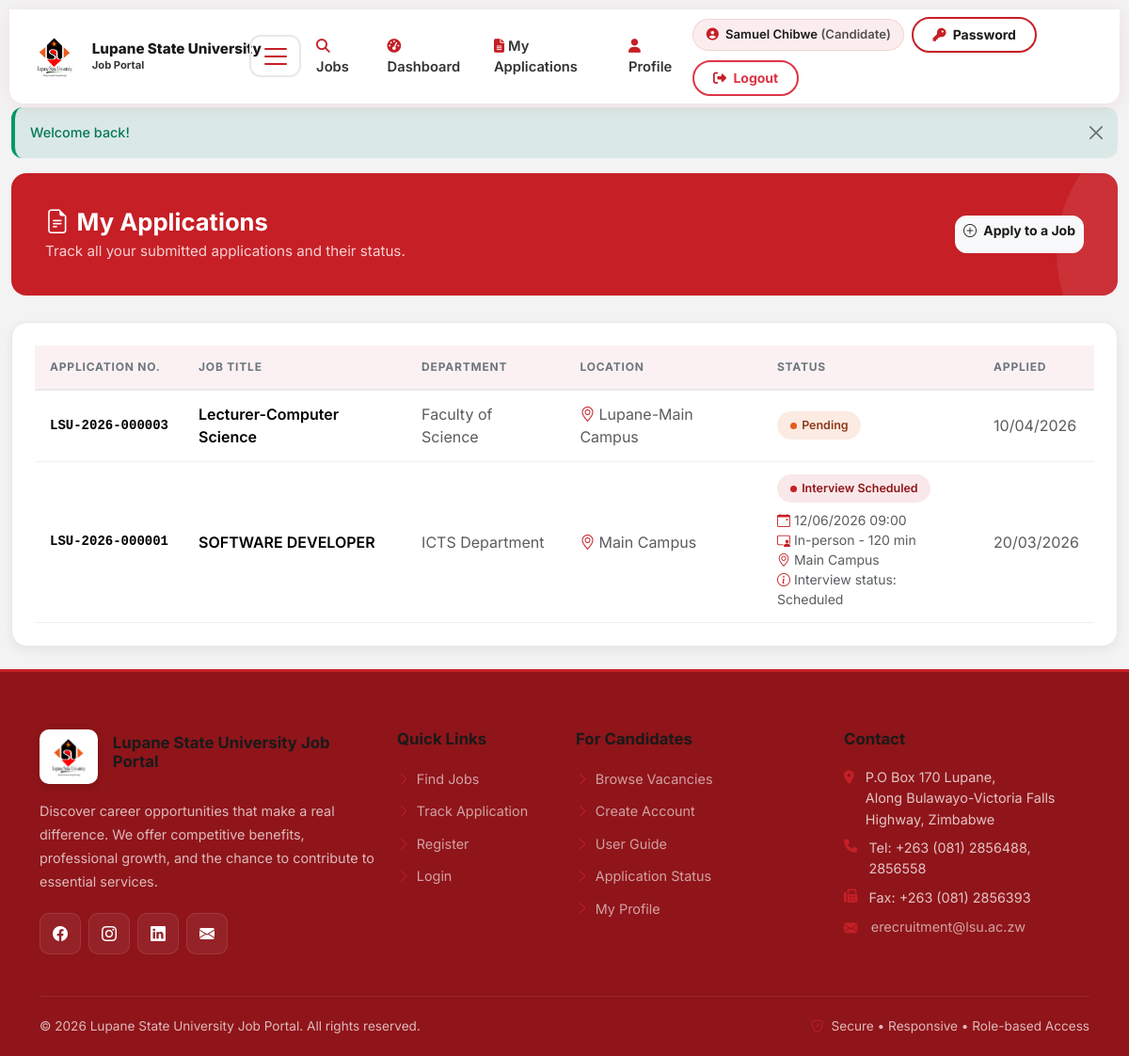
/candidate/applications.php (signed in), run on the app's committed database.
### tables this page shows
CREATE TABLE `applications` (
  `application_id` int(11) NOT NULL,
  `application_ref` varchar(32) DEFAULT NULL,
  `job_id` int(11) NOT NULL,
  `candidate_id` int(11) NOT NULL,
  `cover_letter` text DEFAULT NULL,
  `cv_path` varchar(255) DEFAULT NULL,
  `certificates_path` varchar(255) DEFAULT NULL,
  `status` enum('Pending','Under Review','Shortlisted','Interview Scheduled','Rejected','Offer Extended','Accepted','Withdrawn') DEFAULT 'Pending',
  `applied_at` timestamp NOT NULL DEFAULT current_timestamp(),
  `reviewed_by` int(11) DEFAULT NULL COMMENT 'HR user_id',
  `reviewed_at` datetime DEFAULT NULL,
  `review_notes` text DEFAULT NULL,
  `rejection_reason` text DEFAULT NULL,
  `updated_at` timestamp NOT NULL DEFAULT current_timestamp() ON UPDATE current_timestamp()
);

CREATE TABLE `jobs` (
  `job_id` int(11) NOT NULL,
  `title` varchar(255) NOT NULL,
  `department` varchar(100) DEFAULT NULL,
  `description` text NOT NULL,
  `requirements` text DEFAULT NULL,
  `qualifications` text DEFAULT NULL,
  `location` varchar(255) DEFAULT NULL,
  `job_type` enum('Full-time','Part-time','Contract','Internship') DEFAULT 'Full-time',
  `vacancy_scope` enum('Internal','External') NOT NULL DEFAULT 'External',
  `salary_min` decimal(10,2) DEFAULT NULL,
  `salary_max` decimal(10,2) DEFAULT NULL,
  `posted_by` int(11) NOT NULL COMMENT 'HR user_id',
  `status` enum('Draft','Pending Approval','Active','Closed','Cancelled') DEFAULT 'Draft',
  `approved_by` int(11) DEFAULT NULL COMMENT 'Management user_id',
  `approved_at` datetime DEFAULT NULL,
  `application_deadline` date DEFAULT NULL,
  `max_applications` int(11) DEFAULT NULL,
  `current_applications` int(11) DEFAULT 0,
  `created_at` timestamp NOT NULL DEFAULT current_timestamp(),
  `updated_at` timestamp NOT NULL DEFAULT current_timestamp() ON UPDATE current_timestamp()
);

CREATE TABLE `interviews` (
  `interview_id` int(11) NOT NULL,
  `application_id` int(11) NOT NULL,
  `scheduled_by` int(11) NOT NULL COMMENT 'HR user_id',
  `interview_type` enum('Phone','Video','In-person','Panel') DEFAULT 'In-person',
  `scheduled_date` datetime NOT NULL,
  `duration_minutes` int(11) DEFAULT 60,
  `location` varchar(255) DEFAULT NULL,
  `meeting_link` varchar(500) DEFAULT NULL,
  `interviewer_notes` text DEFAULT NULL,
  `status` enum('Scheduled','Completed','Cancelled','Rescheduled') DEFAULT 'Scheduled',
  `feedback` text DEFAULT NULL,
  `rating` int(11) DEFAULT NULL COMMENT '1-5 rating',
  `created_at` timestamp NOT NULL DEFAULT current_timestamp(),
  `updated_at` timestamp NOT NULL DEFAULT current_timestamp() ON UPDATE current_timestamp()
);

### includes/security.php (called while the page is built, shortened)
<?php
function escape($string) {
    return htmlspecialchars($string, ENT_QUOTES, 'UTF-8');
}

### includes/functions.php (called while the page is built, shortened)
<?php
function formatDateDisplay($date) {
    try {
        return (new DateTime($date))->format('d/m/Y');
    } catch (Exception $e) {
        return '';
    }
}
function formatDateTimeDisplay($date) {
    try {
        return (new DateTime($date))->format('d/m/Y H:i');
    } catch (Exception $e) {
        return '';
    }
}

### candidate/applications.php (the view, shortened to what this page needs)
<?php
$db = getDBConnection();
$userId = (int)$_SESSION['user_id'];
$stmt = $db->prepare("SELECT candidate_id FROM candidates WHERE user_id = ?");
$stmt->execute([$userId]);
$candidateId = (int)($stmt->fetch()['candidate_id'] ?? 0);
$stmt = $db->prepare("
    SELECT a.application_id, a.application_ref, a.status, a.applied_at, j.title, j.department, j.location,
           i.interview_id, i.interview_type, i.scheduled_date, i.duration_minutes, i.location AS interview_location, i.meeting_link, i.status AS interview_status
    FROM applications a
    JOIN jobs j ON a.job_id = j.job_id
    LEFT JOIN interviews i ON i.interview_id = (
        SELECT ii.interview_id
        FROM interviews ii
        WHERE ii.application_id = a.application_id
        ORDER BY ii.scheduled_date DESC, ii.interview_id DESC
        LIMIT 1
    )
    WHERE a.candidate_id = ?
    ORDER BY a.applied_at DESC
");
$stmt->execute([$candidateId]);
$apps = $stmt->fetchAll();
require_once BASE_PATH . '/includes/header.php';
function statusBadgeClass($status) {
    $map = [
        'Pending' => 'status-pending',
        'Under Review' => 'status-under-review',
        'Shortlisted' => 'status-shortlisted',
        'Interview Scheduled' => 'status-interview',
        'Rejected' => 'status-rejected',
        'Offer Extended' => 'status-offer',
        'Accepted' => 'status-accepted',
        'Withdrawn' => 'status-withdrawn',
    ];
    return $map[$status] ?? 'status-pending';
}
?>
<div class="page-header d-flex flex-column flex-md-row justify-content-between align-items-md-center gap-3">
    <div>
        <h1><i class="bi bi-file-earmark-text me-2"></i>My Applications</h1>
        <p>Track all your submitted applications and their status.</p>
    </div>
    <div class="page-actions">
        <a class="btn btn-light btn-sm text-primary fw-bold" href="<?php echo BASE_URL; ?>/index.php">
            <i class="bi bi-plus-circle me-1"></i> Apply to a Job
        </a>
    </div>
</div>
<div class="card animate-in">
    <div class="card-body">
        <div class="table-responsive">
            <table class="table mb-0">
                <thead>
                    <tr>
                        <th>Application no.</th>
                        <th>Job Title</th>
                        <th>Department</th>
                        <th>Location</th>
                        <th>Status</th>
                        <th>Applied</th>
                    </tr>
                </thead>
                <tbody>
                    <?php foreach ($apps as $a): ?>
                        <tr>
                            <td class="text-nowrap font-monospace small fw-bold" title="Quote this number when contacting HR"><?php echo escape($a['application_ref'] ?? ('#' . (int)$a['application_id'])); ?></td>
                            <td class="fw-semibold"><?php echo escape($a['title']); ?></td>
                            <td class="text-muted"><?php echo escape($a['department'] ?? '-'); ?></td>
                            <td class="text-muted">
                                <?php if (!empty($a['location'])): ?>
                                    <i class="bi bi-geo-alt me-1" style="color: #c61f26"></i><?php echo escape($a['location']); ?>
                                <?php else: ?>
                                    -
                                <?php endif; ?>
                            </td>
                            <td>
                                <span class="status-badge <?php echo statusBadgeClass($a['status']); ?>"><?php echo escape($a['status']); ?></span>
                                <?php if (!empty($a['interview_id']) && !empty($a['scheduled_date'])): ?>
                                    <div class="small text-muted mt-2">
                                        <div><i class="bi bi-calendar-event me-1"></i><?php echo escape(formatDateTimeDisplay($a['scheduled_date'])); ?></div>
                                        <div><i class="bi bi-person-video3 me-1"></i><?php echo escape($a['interview_type'] ?: 'Interview'); ?><?php echo !empty($a['duration_minutes']) ? ' - ' . (int)$a['duration_minutes'] . ' min' : ''; ?></div>
                                        <?php if (!empty($a['interview_location'])): ?>
                                            <div><i class="bi bi-geo-alt me-1"></i><?php echo escape($a['interview_location']); ?></div>
                                        <?php endif; ?>
                                        <?php if (!empty($a['interview_status'])): ?>
                                            <div><i class="bi bi-info-circle me-1"></i>Interview status: <?php echo escape($a['interview_status']); ?></div>
                                        <?php endif; ?>
                                    </div>
                                <?php endif; ?>
                            </td>
                            <td class="text-muted"><?php echo escape(formatDateDisplay($a['applied_at'])); ?></td>
                        </tr>
                    <?php endforeach; ?>
                </tbody>
            </table>
        </div>
    </div>
</div>
<?php require_once BASE_PATH . '/includes/footer.php'; ?>

### assets/css/app.css (style rules this page uses)
:root { --bs-primary: #c61f26; --bs-primary-rgb: 198, 31, 38; --bs-link-color: #c61f26; --bs-link-hover-color: #8f151a; --bs-border-radius: 12px; }
* { box-sizing: border-box; }
body { font-family: 'Inter', -apple-system, BlinkMacSystemFont, 'Segoe UI', Roboto, sans-serif; color: #1a1a1a; background: #f3f3f4; min-height: 100vh; min-height: 100dvh; display: flex; flex-direction: column; -webkit-font-smoothing: antialiased; padding-top: 90px; padding-bottom: env(safe-area-inset-bottom, 0px); }
h1,h2,h3,h4,h5,h6 { color: #1a1a1a; font-weight: 700; }
a { color: #c61f26; transition: color .2s; }
.page-header { background: #c61f26; border-radius: 16px; padding: 2rem 2.25rem; margin-bottom: 1.75rem; position: relative; overflow: hidden; }
.page-header::before { content: ''; position: absolute; top: -50%; right: -20%; width: 300px; height: 300px; background: rgba(255,255,255,.08); border-radius: 50%; }
.page-header h1 { color: #fff !important; font-size: 1.5rem; margin-bottom: .25rem; position: relative; z-index: 1; }
.page-header p { color: rgba(255,255,255,.8); margin: 0; font-size: .9rem; position: relative; z-index: 1; }
.page-header .page-actions { position: relative; z-index: 1; }
.status-badge { display: inline-flex; align-items: center; gap: .35rem; padding: .35rem .85rem; border-radius: 50px; font-size: .78rem; font-weight: 600; white-space: nowrap; }
.status-badge::before { content: ''; width: 7px; height: 7px; border-radius: 50%; flex-shrink: 0; }
.status-pending { background: rgba(227,93,30,.12); color: #8B3915; }
.status-pending::before { background: #E35D1E; }
.status-interview { background: rgba(198,31,38,.1); color: #8f151a; }
.status-interview::before { background: #c61f26; }
.card { border: 1px solid #e8e8e8; border-radius: 16px; box-shadow: 0 4px 12px rgba(0,0,0,.06); background: #fff; transition: box-shadow .3s ease; }
.card-body { padding: 1.5rem; }
.table { border-collapse: separate; border-spacing: 0; }
.table td, .table th { vertical-align: middle; }
.table thead th { background: rgba(198,31,38,.06); font-weight: 700; font-size: .75rem; text-transform: uppercase; letter-spacing: .8px; color: #6c757d; border-bottom: 2px solid #e8e8e8; padding: .85rem 1rem; }
.table tbody tr { transition: background .2s ease; }
.table tbody td { padding: .85rem 1rem; border-bottom: 1px solid #f0f0f0; }
.btn { border-radius: 12px; font-weight: 600; transition: all .3s ease; }
.animate-in { animation: fadeInUp .5s ease backwards; }
.table-responsive { overflow-x: auto; -webkit-overflow-scrolling: touch; }
:root { --lsu-red: #c61f26; --lsu-red-dark: #8f151a; --lsu-orange: #E35D1E; --lsu-orange-rgb: 227, 93, 30; --lsu-orange-soft: #EF8A56; --lsu-navy-text: #1a1a1a; --lsu-bg-soft: #f3f3f4; --bs-primary: #c61f26; --bs-primary-rgb: 198, 31, 38; --bs-link-color: #c61f26; --bs-link-hover-color: #8f151a; }
body { color: #1a1a1a; background: #f3f3f4; }
h1, h2, h3, h4, h5, h6, .section-label, .results-count strong { color: #1a1a1a !important; }
.hero-section, .page-header, .register-card .register-header, .login-branding, .feature-image, .job-detail-header { background: #c61f26 !important; }
i.fa-solid, i.fa-regular, i.fa-brands, i[class^="bi"], i[class*=" bi-"], .input-group-text i { color: #c61f26 !important; }
.login-branding i, .page-header i, .hero-section i, .feature-image i, .cta-section i, .job-detail-header i, .btn-primary i, .btn-warning i, .btn-view-details i, .jp-navbar .btn-primary i, .stat-card-rich .stat-icon i, .hero-avatar i, .jp-footer .footer-social a i { color: #fff !important; }
.alert i, .card-body .text-muted i, .pagination .page-link i { color: #c61f26 !important; }
.page-header .btn-light i, .page-header .btn-outline-light i { color: #1a1a1a !important; }
.btn-light.text-primary, button.btn-light.text-primary, a.btn-light.text-primary { color: #1a1a1a !important; }
html { -webkit-text-size-adjust: 100%; text-size-adjust: 100%; scroll-behavior: smooth; }
.page-header { padding: clamp(1.25rem, 4vw, 2.25rem); }
.page-header h1 { font-size: clamp(1.15rem, 3.5vw, 1.6rem); line-height: 1.25; }
.page-header p { font-size: clamp(0.82rem, 2.2vw, 0.95rem); }
.page-header .page-actions { width: 100%; }
@media (min-width: 768px) { .page-header .page-actions { width: auto; } }
.page-header .form-select, .page-header .btn { min-height: 40px; }
html { overflow-x: hidden; }

### data on the page
applications: application_ref "LSU-2026-000003", job.title "Lecturer-Computer Science", job.department "Faculty of Science", job.location "Lupane-Main Campus", status "Pending", applied_at "10/04/2026"
applications: application_ref "LSU-2026-000001", job.title "SOFTWARE DEVELOPER", job.department "ICTS Department", job.location "Main Campus", status "Interview Scheduled", interviews.scheduled_date "12/06/2026 09:00", interviews.interview_type "In-person", interviews.duration_minutes "120", interviews.location "Main Campus", interviews.status "Scheduled", applied_at "20/03/2026"

### other printed values
$label "Jobs Dashboard My Applications Profile"
$_SESSION['role_name'] "Candidate"
$flash['message'] "Welcome back!"
SITE_CONTACT_ADDRESS "P.O Box 170 Lupane, Along Bulawayo-Victoria Falls Highway, Zimbabwe"
SITE_CONTACT_PHONE "+263 (081) 2856488, 2856558"
SITE_CONTACT_FAX "+263 (081) 2856393"
SITE_CONTACT_EMAIL "erecruitment@lsu.ac.zw"
